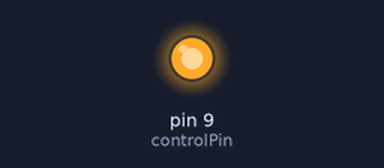
A sketch run on a simulated Arduino Uno, built with avr-gcc and run on an emulated ATmega328P. On the bench: output pins drawn as LEDs (lit = HIGH).

Above: at 2.5 s.
At 6.0 s:
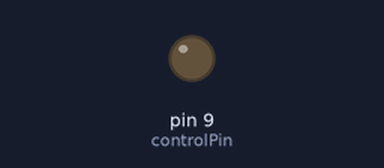
Timing chart, 0 to 9.1 s (numbered marks = the images above):
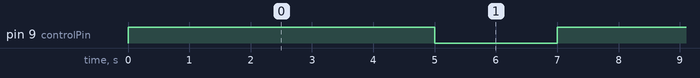

The sketch:

on_off_control.ino
```cpp
const int controlPin = 9; // (1)

void setup() {  // (2)
  pinMode(controlPin, OUTPUT);
}

void loop() {  // (3)
  digitalWrite(controlPin, HIGH);
  delay(5000);
  digitalWrite(controlPin, LOW);
  delay(2000);
}
```

Measured:
- by itself, pin 9 (controlPin): alternates HIGH for 5.0 s and LOW for 2.0 s
